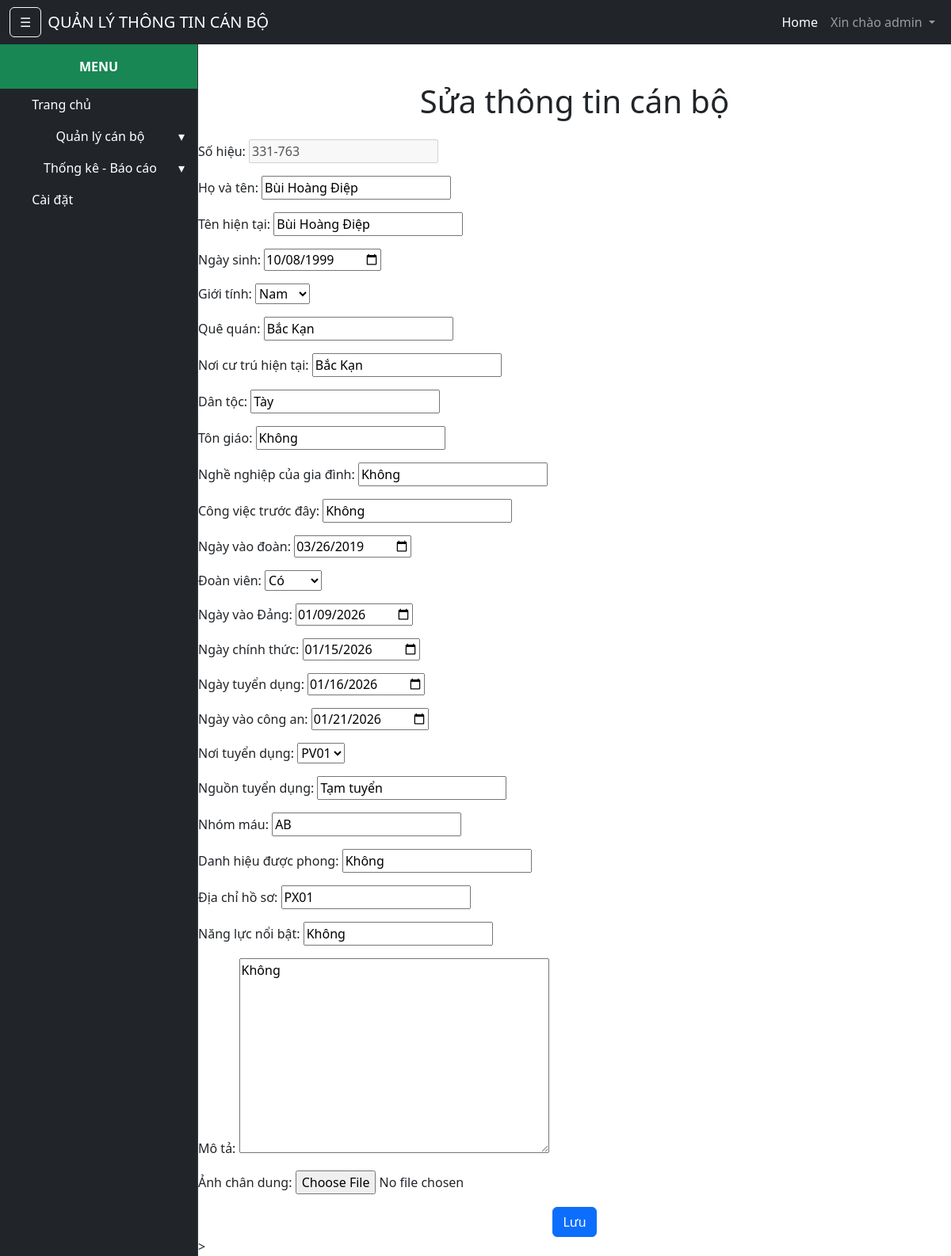
/edit/1/ (signed in), run on the app's committed database.
### users/models.py (models this page shows, shortened)
class User(AbstractUser):
    avatar = models.ImageField(upload_to='avatars/', null=True, blank=True)
    phone = models.CharField(max_length=15, null=True, blank=True)

### employee/models.py (models this page shows, shortened)
class Emp_information(models.Model):
    MEMBER_CHOICES = [
        ('Y', 'Có'),
        ('N', 'Không'),
    ]
    GENDER_CHOICES = [
        ('M', 'Nam'),
        ('F', 'Nữ'),
    ]
    id = models.AutoField(primary_key=True)
    emp_num = models.CharField("Số hiệu",max_length=10, unique=True, null=False)
    full_name = models.CharField("Họ và tên",max_length=100, null=False)
    current_name = models.CharField("Tên hiện tại",max_length=100, null=False)
    day_of_birth = models.DateField("Ngày sinh",null=False)
    gender = models.CharField("Giới tính",max_length=1, null=False,choices=GENDER_CHOICES)
    place_of_hometown = models.CharField("Quê quán",max_length=100, null=False)
    current_residence = models.CharField("Nơi cư trú hiện tại",max_length=100, null=False)
    nation = models.CharField("Dân tộc",max_length=50, null=False)
    religion = models.CharField("Tôn giáo",max_length=50, null=False)
    family_job = models.CharField("Nghề nghiệp của gia đình",max_length=100, null=False)
    before_job = models.CharField("Công việc trước đây",max_length=100, null=False)
    date_in_group = models.DateField("Ngày vào đoàn",null=False)
    union = models.CharField("Đoàn viên",max_length=1, null=False,choices=MEMBER_CHOICES)
    day_of_joining_the_party = models.DateField("Ngày vào Đảng",null=False)
    day_offical = models.DateField("Ngày chính thức",null=False)
    recruitment_day = models.DateField("Ngày tuyển dụng",null=False)
    date_of_joining_the_police = models.DateField("Ngày vào công an",null=False)
    recruitment_place = models.ForeignKey(company, on_delete=models.CASCADE, verbose_name="Nơi tuyển dụng", default='', null=True)
    recruitment_source = models.CharField("Nguồn tuyển dụng",max_length=100, null=False)
    blood_type = models.CharField("Nhóm máu",max_length=10, null=False)
    appellation = models.CharField("Danh hiệu được phong",max_length=50, null=False)
    keep_records = models.CharField("Địa chỉ hồ sơ",max_length=100, null=False)
    forte_ability = models.CharField("Năng lực nổi bật",max_length=100, null=False)
    Descriptions = models.TextField("Mô tả",null=True)
    avatar = models.ImageField("Ảnh chân dung",upload_to='employee_avatars/', null=True, blank=True)
    created_by = models.ForeignKey(settings.AUTH_USER_MODEL, on_delete=models.SET_NULL, null=True, verbose_name="Người tạo")
    created_at = models.DateTimeField("Ngày tạo", auto_now_add=True)

### employee/views.py (the view)
# urls.py: path('edit/<int:emp_id>/', views.edit_employee, name='edit_employee'),
@login_required
def edit_employee(request, emp_id):
    employee = get_object_or_404(Emp_information, id=emp_id)
    if request.method == 'POST':
        form = EmpInformationForm(request.POST, request.FILES, instance=employee)
        if form.is_valid():
            form.save()
            messages.success(request, 'Thông tin nhân viên đã được cập nhật thành công.')
            return redirect('employee:index')
    else:
        form = EmpInformationForm(instance=employee)
    return render(request, 'employee/edit_emp.html', {'form': form, 'employee': employee})

### employee/form.py (shortened to what this page needs)
class EmpInformationForm(forms.ModelForm):
    class Meta:
        model = Emp_information
        fields = ['emp_num','full_name','current_name','day_of_birth','gender','place_of_hometown','current_residence','nation','religion',
                  'family_job','before_job','date_in_group','union','day_of_joining_the_party','day_offical',
                'recruitment_day','date_of_joining_the_police','recruitment_place','recruitment_source','blood_type',
                'appellation','keep_records','forte_ability','Descriptions','avatar']
        widgets = {
            'day_of_birth': forms.DateInput(attrs={'type': 'date'}),
            'date_in_group': forms.DateInput(attrs={'type': 'date'}),
            'day_of_joining_the_party': forms.DateInput(attrs={'type': 'date'}),
            'day_offical': forms.DateInput(attrs={'type': 'date'}),
            'recruitment_day': forms.DateInput(attrs={'type': 'date'}),
            'date_of_joining_the_police': forms.DateInput(attrs={'type': 'date'}),
        }
    def __init__(self, *args, **kwargs):
        super().__init__(*args, **kwargs)
        if self.instance.pk:
            self.fields['emp_num'].disabled = True

### employee/models.py (called while the page is built)
    def __str__(self):
        return self.name

### employee/templates/employee/edit_emp.html (shortened to what this page needs)
{% extends 'base.html' %}
{% block content %}
    <div class="text-center mt-5">
        <h1>Sửa thông tin cán bộ</h1>
    </div>
    <div>
        <form method="POST" class="mt-4" enctype="multipart/form-data">
            {{ form.as_p }}
            <div class="text-center">
                <button type="submit" class="btn btn-primary">Lưu</button>
            </div>
        </form>
    </div>>
{% endblock %}

### templates/base.html (shortened to what this page needs)
<!DOCTYPE html>
{% load static %}
<html lang="en">
<head>
    <link rel="stylesheet" href="{% static 'fontawesome/css/all.min.css' %}">
    <link href="{% static 'css/styles.css' %}" rel="stylesheet">
    <link href="{% static 'css/sub-table.css' %}" rel="stylesheet">
</head>
<body>
<nav class="navbar navbar-expand-lg navbar-dark bg-dark">
    <div class="container-fluid">
        <button class="btn btn-outline-light me-2" id="menu-toggle">☰</button>
        <a class="navbar-brand" href="{% url 'employee:index' %}">QUẢN LÝ THÔNG TIN CÁN BỘ</a>
        <div class="collapse navbar-collapse" id="navbarSupportedContent">
            <ul class="navbar-nav ms-auto mb-2 mb-lg-0">
                <li class="nav-item">
                    <a class="nav-link active" href="{% url 'employee:index' %}">Home</a>
                </li>
                {% if user.is_authenticated %}
                <li class="nav-item dropdown">
                    <a class="nav-link dropdown-toggle" href="#" role="button" data-bs-toggle="dropdown">
                        Xin chào {{ user.username }}
                    </a>
                </li>
                {% else %}
                <li class="nav-item">
                    <a class="nav-link" href="{% url 'login' %}">Login</a>
                </li>
                {% endif %}
            </ul>
        </div>
    </div>
</nav>
<div class="d-flex" id="wrapper">
    <div id="sidebar-wrapper">
        <div class="sidebar-heading">MENU</div>
            <div class="list-group list-group-flush">
            <a href="{% url 'employee:index' %}" class="list-group-item list-group-item-action">
                <i class="fa-solid fa-house"></i>
                Trang chủ
            </a>
            <a class="list-group-item list-group-item-action d-flex justify-content-between align-items-center"
                data-bs-toggle="collapse"
                href="#menu-qlcb"
                role="button"
                aria-expanded="false"
                aria-controls="menu-qlcb">
                <i class="fa-solid fa-user"></i>Quản lý cán bộ
                <span class="ms-2">▾</span>
            </a>
            <a class="list-group-item list-group-item-action d-flex justify-content-between align-items-center"
                data-bs-toggle="collapse"
                href="#menu-report"
                role="button"
                aria-expanded="false"
                aria-controls="menu-report">
                <i class="fa-solid fa-chart-line"></i>
                Thống kê - Báo cáo
                <span class="ms-2">▾</span>
            </a>
            <a href="#" class="list-group-item list-group-item-action">
                <i class="fa-solid fa-gear"></i>
                Cài đặt
            </a>
            </div>
    </div>
    <div id="page-content-wrapper" class="flex-grow-1 w-100">
        <div class="container-fluid px-0 w-100 ">
            {% block content %}
            {% endblock %}
        </div>
</div>
</body>

### data on the page
User: username "admin"
Emp_information: emp_num "331-763", full_name "Bùi Hoàng Điệp", current_name "Bùi Hoàng Điệp", day_of_birth "10/08/1999", gender "Nam", place_of_hometown "Bắc Kạn", current_residence "Bắc Kạn", nation "Tày", religion "Không", family_job "Không", before_job "Không", date_in_group "03/26/2019", union "Có", day_of_joining_the_party "01/09/2026", day_offical "01/15/2026", recruitment_day "01/16/2026", date_of_joining_the_police "01/21/2026", recruitment_place "PV01", recruitment_source "Tạm tuyển", blood_type "AB", appellation "Không", keep_records "PX01", forte_ability "Không", Descriptions "Không"
